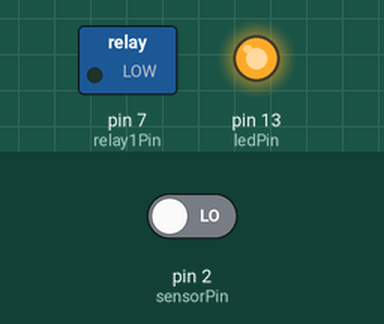
A sketch run on a simulated Arduino Uno, built with avr-gcc and run on an emulated ATmega328P. Parts: switched loads named in the sketch (green lamp = pin HIGH), output pins drawn as LEDs (lit = HIGH). The inputs (shaded band) are chosen by the test bench; at power-on: pin 2 (sensorPin) LOW.

Above: at 0.1 s.
At 29.6 s:
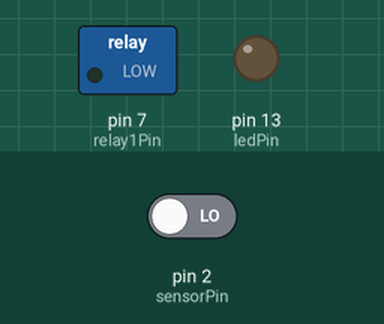
At 60.1 s:
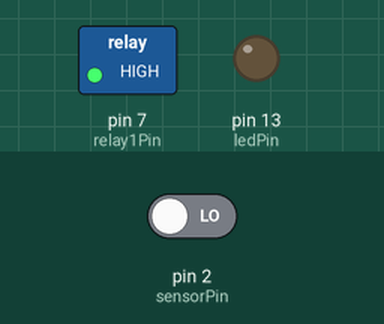
Timing chart, 0 to 61.6 s (numbered marks = the images above):
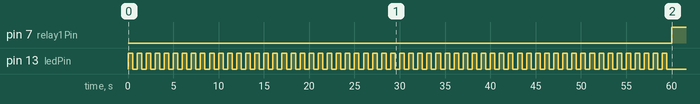

Measured:
- by itself, pin 7 (relay1Pin): LOW → HIGH at 60.0 s

The sketch:

motion_sprinkler.ino
```cpp
// Declare Constants
const int sensorPin = 2;           // PIR Sensor is attached to digital pin 2

const int ledPin = 13;             // Built-in LED
const int ledBlinkTime = 500;      // Blink one for half a second while calibrating

const int relay1Pin = 7;

// Wait for the seonsor to calibrate (20 - 60 seconds according to datasheet)
// 60 Seconds in milliseconds
const unsigned int calibrationTime = 60000;

void setup() {
  Serial.begin(9600);

  pinMode(sensorPin, INPUT);
  pinMode(ledPin, OUTPUT);
  pinMode(relay1Pin, OUTPUT);

  // We need to wait one minute for the sensor to calibrate
  // Get out of view of the sensor for this duration!

  // Blink the LED while calibrating
  for (unsigned int i=0; i<calibrationTime; i+=ledBlinkTime*2) {
    digitalWrite(ledPin, HIGH);
    delay(ledBlinkTime);
    digitalWrite(ledPin, LOW);
    delay(ledBlinkTime);
  }

}

void loop() {
  // Constantly check the state of pin 2
  // If it is HIGH the sensor is detecting motion
  if (digitalRead(sensorPin) == HIGH) {
    // Turn the LED on
    digitalWrite(ledPin, HIGH);
    digitalWrite(relay1Pin, LOW);

    // Tell the host computer we detected motion
    Serial.println(1);

    // Sleep for a second to prevent flooding the serial
    delay(1000);
  } else {
    // Turn the LED off
    digitalWrite(ledPin, LOW);
    digitalWrite(relay1Pin, HIGH);
  }
}
```
